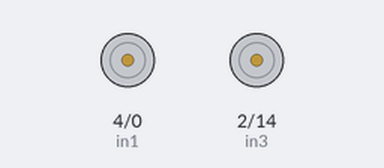
The sketch below on a simulated ESP8266 (NodeMCU). On the bench: motor-driver pin pairs drawn as motors (green arrow = first pin HIGH = forward, orange = second pin HIGH = backward, longer = more drive, scaled by the enable pin). WiFi joins after 1.5 s; servers stay silent unless stated; what the sketch prints to the serial monitor is not drawn.

Above: at 0.1 s.
At 2.2 s:
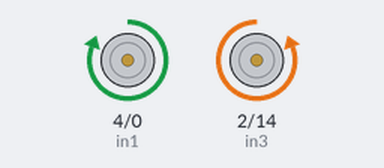
Timing chart, 0 to 3.7 s (numbered marks = the images above):
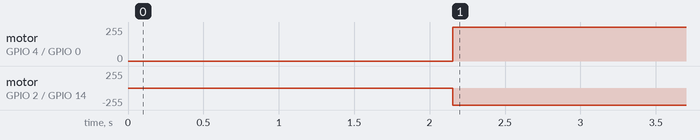

The sketch:

Car_Client.ino
```cpp
#include<ESP8266WiFi.h>
#include<ESP8266WiFiMulti.h>
#include<ESP8266mDNS.h>
#include<ESP8266HTTPClient.h>

#include<WiFiClient.h>

ESP8266WiFiMulti wifiMulti;

const char* ssid="ESP8266-Access-Point";
const char* password="123456789";

const char* serverNameLeft="http://192.168.4.1/vl";
const char* serverNameRight="http://192.168.4.1/vr";

const int enA=5;
const int in1=4;
const int in2=0;
const int in3=2;
const int in4=14;
const int enB=12;

int vMult=254;
int vl=0;
int vr=0;
int lIn=500;
int rIn=500;

String lInStr;
String rInStr;

const long interval=20;
unsigned long prevMillis=0;

void setup() {
  Serial.begin(9600);
  pinMode(enA,OUTPUT); //set pins to mode and initialize
  pinMode(enB,OUTPUT);
  pinMode(in1,OUTPUT);
  pinMode(in2,OUTPUT);
  pinMode(in3,OUTPUT);
  pinMode(in4,OUTPUT);

  digitalWrite(enA,LOW);
  digitalWrite(in1,LOW);
  digitalWrite(in2,LOW);
  digitalWrite(in3,LOW);
  digitalWrite(in4,LOW);
  digitalWrite(enB,LOW);

  delay(250);

  WiFi.begin(ssid,password);
  while(WiFi.status()!=WL_CONNECTED){
    Serial.print(".");
    delay(500);
  }
  Serial.println();
  Serial.println("Connected to WiFi Access Point");
}


void loop() {
  unsigned long currentMillis=millis();
  if(currentMillis-prevMillis>=interval){
  if(WiFi.status()==WL_CONNECTED){
    lInStr=httpGETRequest(serverNameLeft);
    rInStr=httpGETRequest(serverNameRight);

    lIn=lInStr.toInt();
    rIn=rInStr.toInt();
  }

  if(lIn>750){
    vl=(lIn-750)*vMult/145;
    analogWrite(enA,vl);
    digitalWrite(in1,LOW);
    digitalWrite(in2,HIGH);
  }
  else if(lIn<650){
    vl=(((-1)*lIn)+650)*vMult/100;
    analogWrite(enA,vl);
    digitalWrite(in1,HIGH);
    digitalWrite(in2,LOW);
  }
  else{
    vl=0;
    analogWrite(enA,0);
    digitalWrite(in1,LOW);
    digitalWrite(in2,LOW);
  }
  if(rIn<700){
    vr=((-1)*(rIn-700))*vMult/86;
    analogWrite(enB,vr);
    digitalWrite(in3,LOW);
    digitalWrite(in4,HIGH);
  }
  else if(rIn>800){
    vr=(rIn-800)*vMult/124;
    analogWrite(enB,vr);
    digitalWrite(in3,HIGH);
    digitalWrite(in4,LOW);
  }
  else{
    vr=0;
    analogWrite(enB,0);
    digitalWrite(in3,LOW);
    digitalWrite(in4,LOW);
  }
  Serial.println("Left: " + String(vl) + "    Right: " + String(vr));
}
}

String httpGETRequest(const char* serverName){
  WiFiClient client;
  HTTPClient http;

  http.begin(client, serverName);

  int httpResponseCode=http.GET();

  String payload="--";

  if(httpResponseCode>0){

    //Serial.print("HTTP Resonse code: ");
    //Serial.println(httpResponseCode);
    payload=http.getString();
  }
  else{
    Serial.print("Error code: ");
    Serial.println(httpResponseCode);
  }
  http.end();
  return payload;
}
```

Measured:
- by itself, motor on GPIO 4 (in1) / GPIO 0 (in2): stopped → forward 255/255 at 2.2 s
- by itself, motor on GPIO 2 (in3) / GPIO 14 (in4): stopped → backward 255/255 at 2.2 s
